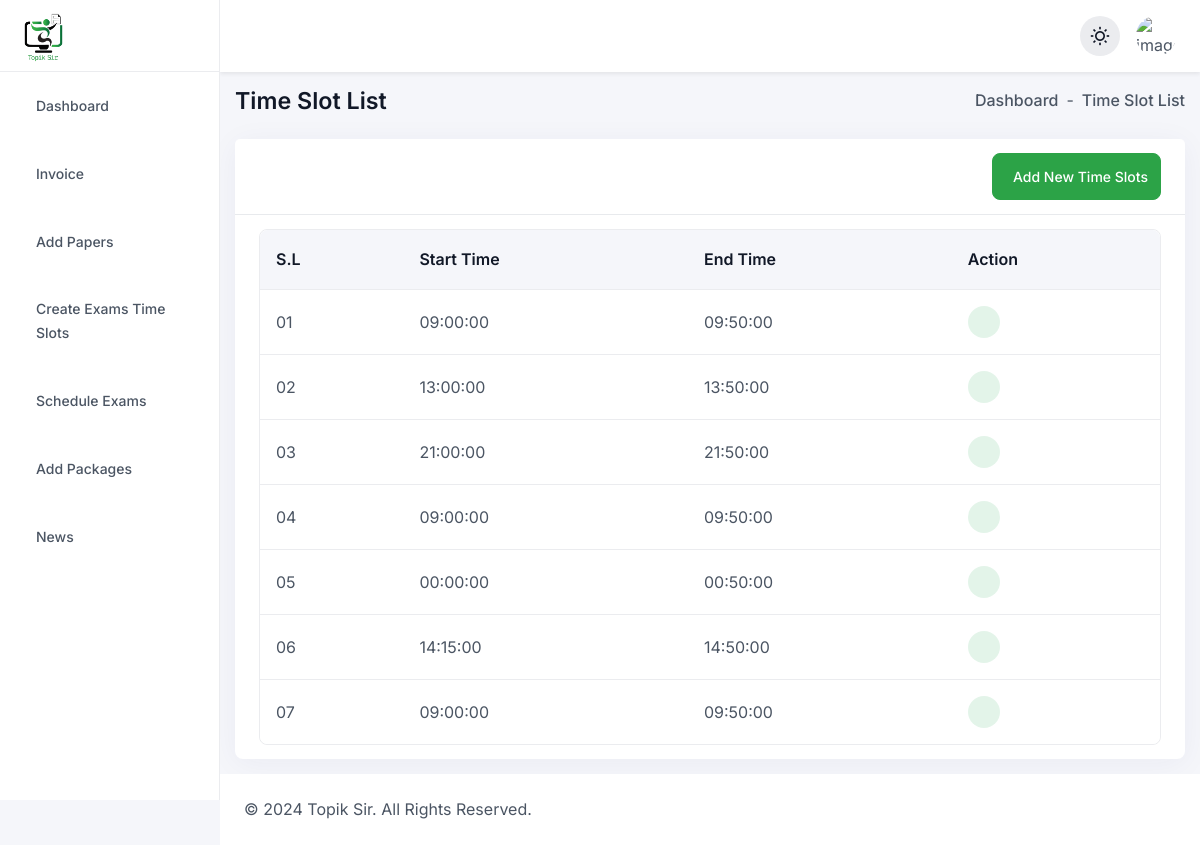
Screenshot of /admin/add-exam-time-slots.php (signed in) with the database file from the repository.
### tables this page shows
CREATE TABLE `time_slots` (
  `id` int(11) NOT NULL AUTO_INCREMENT,
  `start_time` time NOT NULL,
  `end_time` time NOT NULL,
  PRIMARY KEY (`id`)
);

### api/admin/services/ExamService.php (called while the page is built, shortened)
<?php
class ExamService
{
    private $db;
    public function __construct()
    {
        $database = new Database();
        $this->db = $database->getConnection();
    }
    public function getTimeSlots()
    {
        try {
            $query = "SELECT * FROM time_slots";
            $stmt = $this->db->prepare($query);
            $stmt->execute();
            return $stmt->fetchAll(PDO::FETCH_ASSOC);
        } catch (PDOException $exception) {
            error_log($exception->getMessage());
            return [];
        }
    }
}

### api/config/dbconnection.php (called while the page is built, shortened)
<?php
class Database
{
    private $host;
    private $db_name;
    private $username;
    private $password;
    private $port;
    public function __construct()
    {
        $this->host = "153.92.15.44";
        $this->port = "3306";
        $this->db_name = "u617196622_topiksir";
        $this->username = "u617196622_root_topiksir";
        $this->password = "V3:24q3be>v";
    }
    public function getConnection()
    {
        $this->conn = null;
        try {
            $this->conn = new PDO(
                "mysql:host=" . $this->host . ";port=" . $this->port . ";dbname=" . $this->db_name,
                $this->username,
                $this->password,
                [PDO::ATTR_PERSISTENT => true]
            );
            $this->conn->setAttribute(PDO::ATTR_ERRMODE, PDO::ERRMODE_EXCEPTION);
            $this->conn->setAttribute(PDO::ATTR_EMULATE_PREPARES, false);
        } catch (PDOException $exception) {
            error_log($exception->getMessage());
            die("Connection error. Please try again later.");
        }
        return $this->conn;
    }
}

### admin/add-exam-time-slots.php (the view, shortened to what this page needs)
<!DOCTYPE html>
<html lang="en" data-theme="light">
<head>
    <link rel="stylesheet" type="text/css" href="https://cdn.jsdelivr.net/npm/toastify-js/src/toastify.min.css">
    <link rel="stylesheet" href="assets/css/remixicon.css">
    <link rel="stylesheet" href="assets/css/lib/bootstrap.min.css">
    <link rel="stylesheet" href="assets/css/lib/apexcharts.css">
    <link rel="stylesheet" href="assets/css/lib/dataTables.min.css">
    <link rel="stylesheet" href="assets/css/lib/editor-katex.min.css">
    <link rel="stylesheet" href="assets/css/lib/editor.atom-one-dark.min.css">
    <link rel="stylesheet" href="assets/css/lib/editor.quill.snow.css">
    <link rel="stylesheet" href="assets/css/lib/flatpickr.min.css">
    <link rel="stylesheet" href="assets/css/lib/full-calendar.css">
    <link rel="stylesheet" href="assets/css/lib/jquery-jvectormap-2.0.5.css">
    <link rel="stylesheet" href="assets/css/lib/magnific-popup.css">
    <link rel="stylesheet" href="assets/css/lib/slick.css">
    <link rel="stylesheet" href="assets/css/lib/prism.css">
    <link rel="stylesheet" href="assets/css/lib/file-upload.css">
    <link rel="stylesheet" href="assets/css/lib/audioplayer.css">
    <link rel="stylesheet" href="assets/css/style.css">
</head>
<body>
    <?php include 'include/sidebar.php' ?>
    <main class="dashboard-main">
        <?php include 'include/header.php'; ?>
        <div class="dashboard-main-body">
            <div class="d-flex flex-wrap align-items-center justify-content-between gap-3 mb-24">
                <h6 class="fw-semibold mb-0">Time Slot List</h6>
                <ul class="d-flex align-items-center gap-2">
                    <li class="fw-medium">
                        <a href="/dashboard" class="d-flex align-items-center gap-1 hover-text-primary">
                            Dashboard
                        </a>
                    </li>
                    <li>-</li>
                    <li class="fw-medium">Time Slot List</li>
                </ul>
            </div>
            <div class="card">
                <div class="card-header d-flex flex-wrap align-items-center justify-content-end gap-3">
                    <button class="btn btn-success-600 text-sm btn-sm px-12 py-12 radius-8 d-flex align-items-center gap-2" data-bs-toggle="modal" data-bs-target="#addTimeSlotsModel">
                        Add New Time Slots
                    </button>
                </div>
                <div class="card-body">
                    <div class="table-responsive scroll-sm">
                        <table class="table bordered-table mb-0">
                            <thead>
                                <tr>
                                    <th scope="col">S.L</th>
                                    <th scope="col">Start Time</th>
                                    <th scope="col">End Time</th>
                                    <th scope="col">Action</th>
                                </tr>
                            </thead>
                            <tbody>
                                <?php
                                $examService = new ExamService();
                                $time_slots = $examService->getTimeSlots();
                                if (!empty($time_slots)):
                                    foreach ($time_slots as $index => $time_slot):
                                ?>
                                        <tr>
                                            <td><?= str_pad($index + 1, 2, '0', STR_PAD_LEFT); ?></td>
                                            <td><?= $time_slot['start_time']; ?></td>
                                            <td><?= $time_slot['end_time']; ?></td>
                                            <td>
                                                <button
                                                    class="edit-btn w-32-px h-32-px bg-success-focus text-success-main rounded-circle d-inline-flex align-items-center justify-content-center"
                                                    data-id="<?= $time_slot['id']; ?>"
                                                    data-start-time="<?= $time_slot['start_time']; ?>"
                                                    data-end-time="<?= $time_slot['end_time']; ?>"
                                                    data-bs-toggle="modal"
                                                    data-bs-target="#editTimeSlotsModel">
                                                </button>
                                            </td>
                                        </tr>
                                    <?php endforeach; ?>
                                <?php else: ?>
                                    <tr>
                                        <td colspan="7" class="text-center text-secondary-light">No Time Slots found.</td>
                                    </tr>
                                <?php endif; ?>
                            </tbody>
                        </table>
                    </div>
                </div>
            </div>
        </div>
        <?php include('include/footer.php'); ?>
    </main>
</body>
</html>

### rows the page displays
time_slots: index "01", start_time "09:00:00", end_time "09:50:00"
time_slots: index "02", start_time "13:00:00", end_time "13:50:00"
time_slots: index "03", start_time "21:00:00", end_time "21:50:00"
time_slots: index "04", start_time "09:00:00", end_time "09:50:00"
time_slots: index "05", start_time "00:00:00", end_time "00:50:00"
time_slots: index "06", start_time "14:15:00", end_time "14:50:00"
time_slots: index "07", start_time "09:00:00", end_time "09:50:00"
